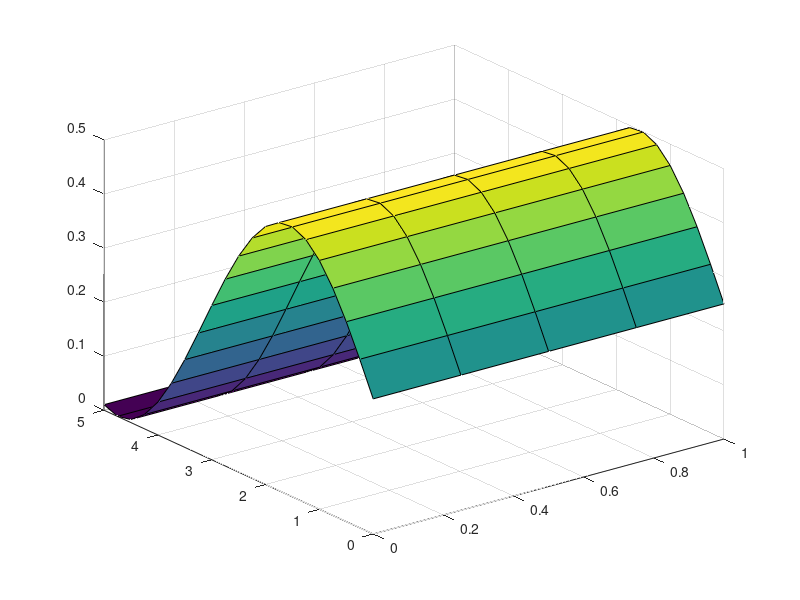

Recreate this plot in MATLAB. (Note: this script raises an error after producing the figure.)
%main_sin
%main
clear
clc    
close all

%% target-detection=removal
length=5;
width=1;
[Dx,Dy]=meshgrid(0:0.25:width,0:0.25:length);
[dm,dn]=size(Dx);
Dz=0.25*sin(Dy)+0.25;
surf(Dx,Dy,Dz)
clear dm dn
%% 
[Tx,Ty,Tz]=Target(Dx,Dy);
Ex=Tx;Ey=Ty;Ez=-Tz+Dz;

[Rx,Ry,Rz]=Discretization(Ex,Ey,Ez,1,1);
[E,T]=FLR(Ex,Ey,Rx,Ry,Rz);

% figure(1);
% subplot(2,2,1)
% mesh(Rx,Ry,Rz);
% subplot(2,2,3)
% mesh(Rx,Ry,reshape(E,26,26));
% subplot(2,2,4)
% mesh(Rx,Ry,Rz-reshape(E,26,26));
% subplot(2,2,2)
% mesh(Rx,Ry,reshape(T,26,26));
Rebuild;
% Tselect=T(1:21,9:17);
Tsum=sum(sum(T))